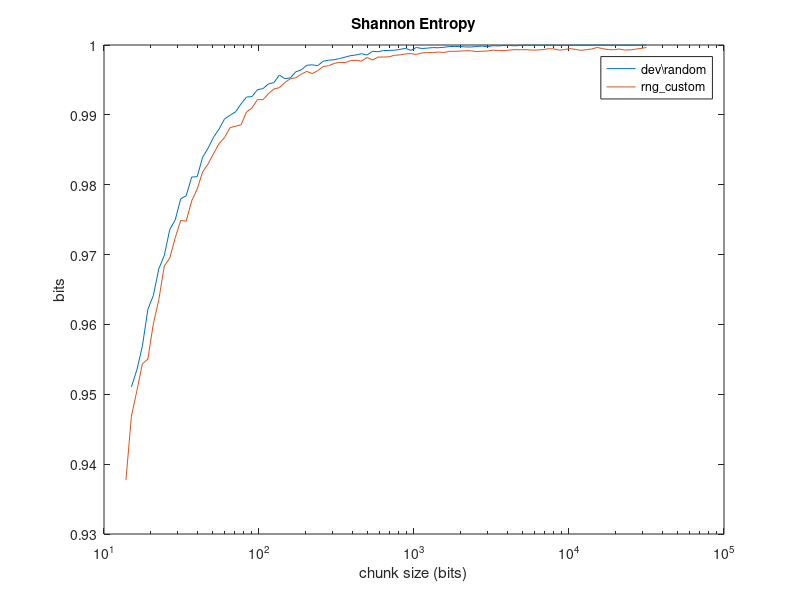
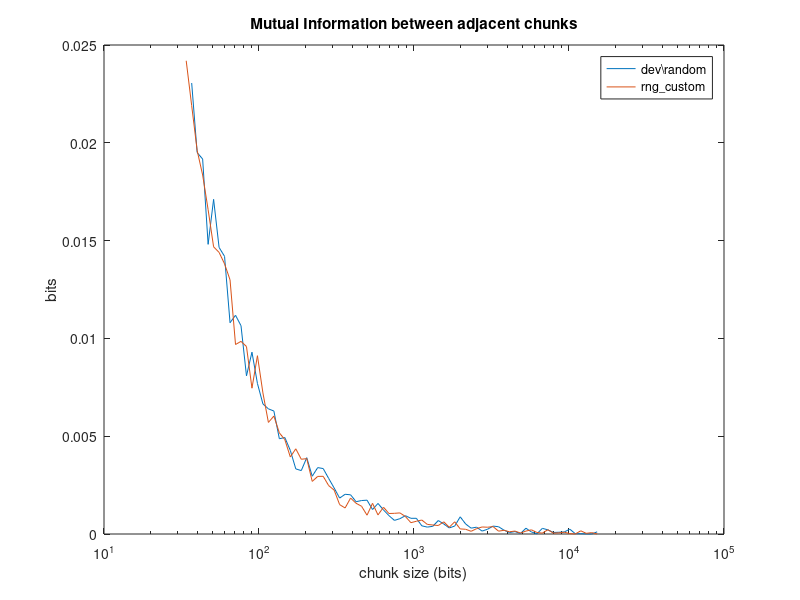

Write MATLAB code to recreate these figures, in order.
% Choudhury Noor, Cardy Wei
% ECE 455 - Computer Security
% Final Project

%% Load
f = fopen('devrnd_samples.txt','r');
s = fscanf(f,'%s');
bits_linux_full = nan(size(s));
for i = [1:length(s)]
	bits_linux_full(i) = (str2double(s(i)));
end
fclose(f);

f = fopen('custom_samples.txt','r');
s = fscanf(f,'%s');
bits_custom_full = nan(size(s));
for i = [1:length(s)]
	bits_custom_full(i) = (str2double(s(i)));
end
fclose(f);

%% Analyze
% entropy vs chunk
xaxis = logspace(1,4.5,100);
yaxis_Hx = [];
yaxis_Hy = [];
for i = xaxis
	i = floor(i);
	Hy = [];
	Hx = [];
	for j = [1:floor(length(bits_linux_full)./i)]
		bits_linux = bits_linux_full((j-1).*i+1:j*i);
		bits_custom = bits_custom_full((j-1).*i+1:j*i);

		probs = [bits_linux;~bits_linux]*[bits_custom;~bits_custom].'./length(bits_custom);

		Hy = [Hy, -sum(sum(probs,1).*log2(sum(probs,1)))];
		Hx = [Hx, -sum(sum(probs,2).*log2(sum(probs,2)))];
	end
	yaxis_Hx = [yaxis_Hx, mean(Hx)];
	yaxis_Hy = [yaxis_Hy, mean(Hy)];
end
figure();
semilogx(xaxis,yaxis_Hx);
hold on;
semilogx(xaxis,yaxis_Hy);
xlabel('chunk size (bits)');
ylabel('bits');
title('Shannon Entropy');
legend('dev\\random','rng\_custom');

% mutual info between chunks
xaxis = logspace(1,4.5,100);
yaxis_I_linux = [];
yaxis_I_custom = [];

% linux
for i = xaxis
	i = floor(i);
	I = zeros(size([1:floor(length(bits_linux_full)./i)-1]));
	idx = 1;
	for j = [1:floor(length(bits_linux_full)./i)-1]
		bits1 = bits_linux_full((j-1).*i+1:j*i);
		bits2 = bits_linux_full((j).*i+1:(j+1)*i);
		
		probs = [bits1;~bits1]*[bits2;~bits2].'./length(bits2);
		
		Hyx =  -0.5.*sum( probs(1,:)./sum(probs(1,:)).*(log2(probs(1,:)./sum(probs(1,:))))) ...
			+ -0.5.*sum( probs(2,:)./sum(probs(2,:)).*(log2(probs(2,:)./sum(probs(2,:)))));
		
		Hy = -sum(sum(probs,1).*log2(sum(probs,1)));
		I(idx) = Hy - Hyx;
		idx = idx +1;
	end
	yaxis_I_linux = [yaxis_I_linux, mean(I)];
end

% rng_custom
for i = xaxis
	i = floor(i);
	I = zeros(size([1:floor(length(bits_custom_full)./i)-1]));
	idx = 1;
	for j = [1:floor(length(bits_custom_full)./i)-1]
		bits1 = bits_custom_full((j-1).*i+1:j*i);
		bits2 = bits_custom_full((j).*i+1:(j+1)*i);
		
		probs = [bits1;~bits1]*[bits2;~bits2].'./length(bits2);
		
		Hyx =  -0.5.*sum( probs(1,:)./sum(probs(1,:)).*(log2(probs(1,:)./sum(probs(1,:))))) ...
			+ -0.5.*sum( probs(2,:)./sum(probs(2,:)).*(log2(probs(2,:)./sum(probs(2,:)))));
		
		Hy = -sum(sum(probs,1).*log2(sum(probs,1)));
		I(idx) = Hy - Hyx;
		idx = idx +1;
	end
	yaxis_I_custom = [yaxis_I_custom, mean(I)];
end

figure();
semilogx(xaxis,yaxis_I_linux);
hold on;
semilogx(xaxis,yaxis_I_custom);
xlabel('chunk size (bits)');
ylabel('bits');
title('Mutual Information between adjacent chunks');
legend('dev\\random','rng\_custom');
